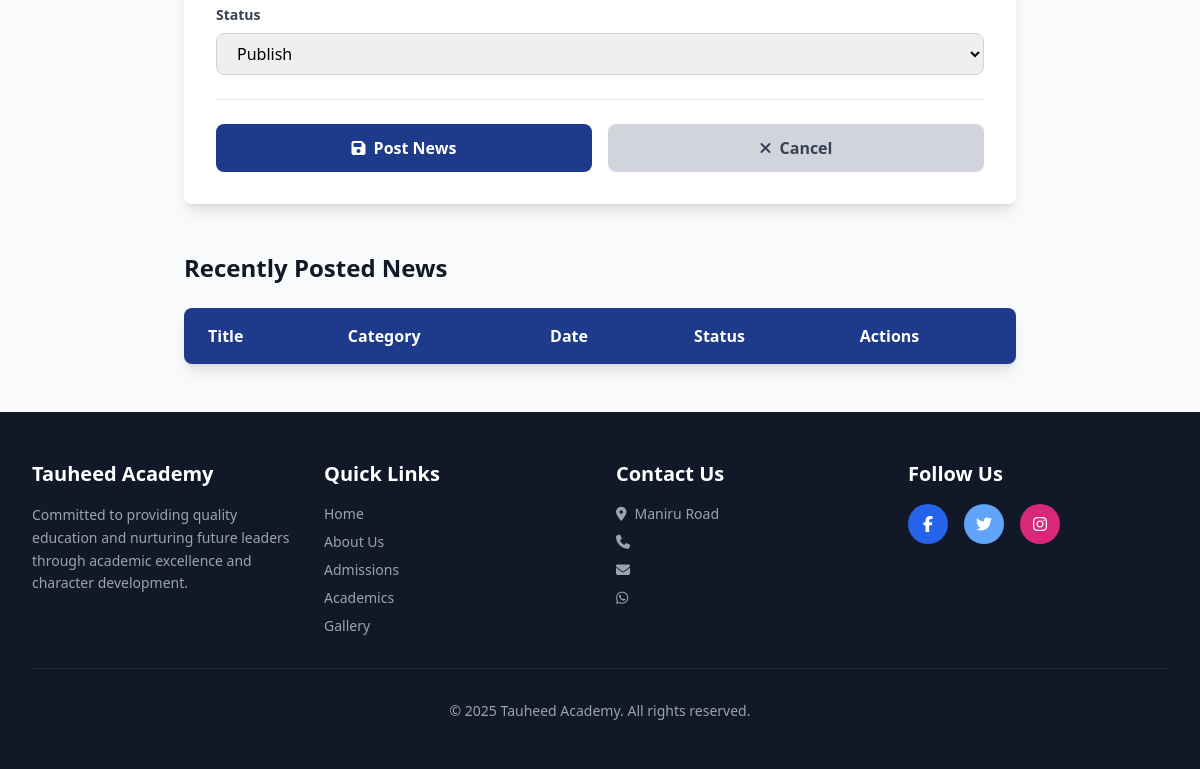
The app's page /pages/admin/news/post-news.php (lower part), older data.
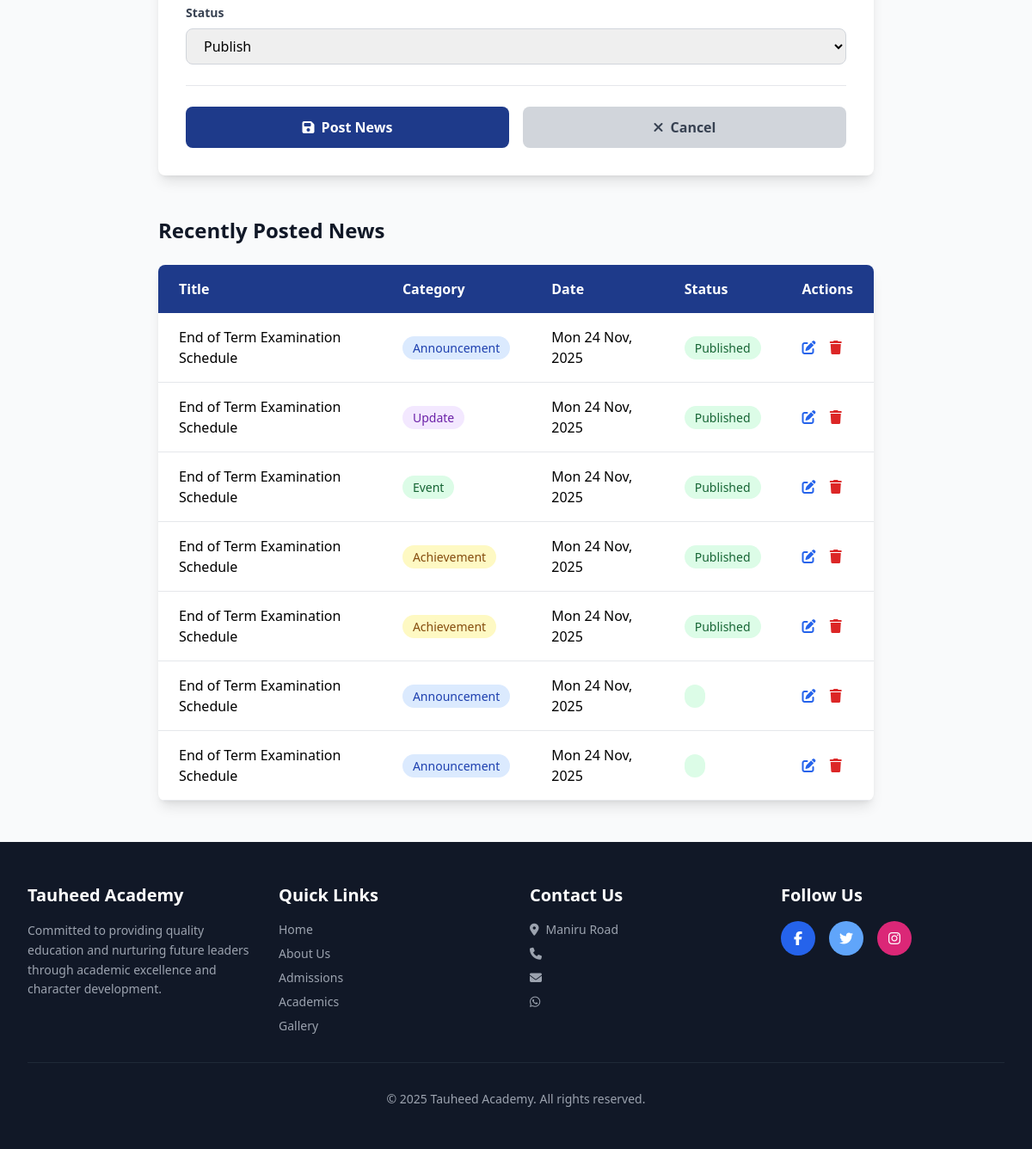
The same page, newer data.
### tables this page shows
CREATE TABLE `schools` (
  `id` int(11) NOT NULL,
  `name` varchar(150) NOT NULL,
  `motto` varchar(255) DEFAULT NULL,
  `address` varchar(255) DEFAULT NULL,
  `phone` varchar(20) DEFAULT NULL,
  `email` varchar(100) DEFAULT NULL,
  `whatsapp_number` varchar(20) DEFAULT NULL,
  `facebook` varchar(255) DEFAULT NULL,
  `twitter` varchar(255) DEFAULT NULL,
  `instagram` varchar(255) DEFAULT NULL,
  `logo_path` varchar(255) DEFAULT NULL,
  `created_at` timestamp NOT NULL DEFAULT current_timestamp(),
  `updated_at` timestamp NOT NULL DEFAULT current_timestamp() ON UPDATE current_timestamp()
);

CREATE TABLE `news` (
  `id` int(11) NOT NULL,
  `title` varchar(100) NOT NULL,
  `category` enum('announcement','event','achievement','update') DEFAULT 'announcement',
  `content` text DEFAULT NULL,
  `picture_path` varchar(255) DEFAULT NULL,
  `publication_date` timestamp NOT NULL DEFAULT current_timestamp() ON UPDATE current_timestamp(),
  `status` enum('draft','published') DEFAULT 'draft',
  `created_at` timestamp NOT NULL DEFAULT current_timestamp(),
  `updated_at` timestamp NOT NULL DEFAULT current_timestamp() ON UPDATE current_timestamp()
);

### routes/web.php (called while the page is built, shortened)
<?php
$baseUrl = BASE_URL;

### routes/functions.php (called while the page is built, shortened)
<?php
include(__DIR__ .  '/./web.php');
function route($name)
{
    global $routes;
    if (isset($routes[$name])) {
        return $routes[$name]['url'];
    }
    return '/tauheed-academy-project/';
}

### pages/admin/news/post-news.php (the view, shortened to what this page needs)
<?php
include(__DIR__ . '/../../../includes/header.php');
$stmt = $conn->prepare("SELECT * FROM news ORDER BY created_at DESC LIMIT 10");
$stmt->execute();
$result =  $stmt->get_result();
$news = $result->fetch_all(MYSQLI_ASSOC);
?>
<body class="bg-gray-50">
    <section class="py-12 bg-gray-50">
        <div class="max-w-4xl mx-auto px-4 sm:px-6 lg:px-8">
            <div class="bg-white rounded-lg shadow-lg p-8">
                <form id="newsForm" class="space-y-6" method="post">
                    <div>
                        <label for="status" class="block text-sm font-semibold text-gray-700 mb-2">Status</label>
                        <select id="status" name="status" class="w-full px-4 py-2 border border-gray-300 rounded-lg focus:outline-none focus:ring-2 focus:ring-purple-900">
                            <option value="published">Publish</option>
                        </select>
                    </div>
                    <div class="flex gap-4 pt-6 border-t">
                        <button type="submit" class="flex-1 bg-blue-900 text-white py-3 rounded-lg font-semibold hover:bg-blue-800 transition flex items-center justify-center gap-2">
                            <i class="fas fa-save"></i>Post News
                        </button>
                        <a href="school-news.html" class="flex-1 bg-gray-300 text-gray-700 py-3 rounded-lg font-semibold hover:bg-gray-400 transition flex items-center justify-center gap-2">
                            <i class="fas fa-times"></i>Cancel
                        </a>
                    </div>
                </form>
            </div>
            <div class="mt-12">
                <h2 class="text-2xl font-bold text-gray-900 mb-6">Recently Posted News</h2>
                <div class="bg-white rounded-lg shadow-lg overflow-hidden">
                    <table class="w-full">
                        <thead class="bg-blue-900 text-white">
                            <tr>
                                <th class="px-6 py-4 text-left font-semibold">Title</th>
                                <th class="px-6 py-4 text-left font-semibold">Category</th>
                                <th class="px-6 py-4 text-left font-semibold">Date</th>
                                <th class="px-6 py-4 text-left font-semibold">Status</th>
                                <th class="px-6 py-4 text-left font-semibold">Actions</th>
                            </tr>
                        </thead>
                        <tbody id="newsTable">
                            <?php foreach ($news as $story) : ?>
                                <tr class="border-b hover:bg-gray-50">
                                    <td class="px-6 py-4">End of Term Examination Schedule</td>
                                    <td class="px-6 py-4">
                                        <?php if ($story['category'] === 'event'): ?>
                                            <span class=" bg-green-100 text-green-800 px-3 py-1 rounded-full text-sm"><?= ucwords($story['category']) ?></span>
                                        <?php elseif ($story['category'] === 'achievement'): ?>
                                            <span class=" bg-yellow-100 text-yellow-800 px-3 py-1 rounded-full text-sm"><?= ucwords($story['category']) ?></span>
                                        <?php elseif ($story['category'] === 'announcement'): ?>
                                            <span class="bg-blue-100 text-blue-800 px-3 py-1 rounded-full text-sm"><?= ucwords($story['category']) ?></span>
                                        <?php elseif ($story['category'] === 'update'): ?>
                                            <span class=" bg-purple-100 text-purple-800 px-3 py-1 rounded-full text-sm"><?= ucwords($story['category']) ?></span>
                                        <?php endif ?>
                                    </td>
                                    <td class="px-6 py-4"><?= date('D d M, Y', strtotime($story['created_at'])); ?></td>
                                    <td class="px-6 py-4"><span class="bg-green-100 text-green-800 px-3 py-1 rounded-full text-sm"><?= ucwords($story['status']) ?></span></td>
                                    <td class="px-6 py-4">
                                        <button class="text-blue-600 hover:text-blue-800 mr-3"><i class="fas fa-edit"></i></button>
                                        <button class="text-red-600 hover:text-red-800"><i class="fas fa-trash"></i></button>
                                    </td>
                                </tr>
                            <?php endforeach; ?>
                        </tbody>
                    </table>
                </div>
            </div>
        </div>
    </section>
    <?php include(__DIR__ . "/../../../includes/footer.php"); ?>
</body>
</html>

### includes/header.php (shortened to what this page needs)
<?php
include(__DIR__ .  '/../routes/functions.php');
$stmt = $conn->prepare('SELECT * FROM schools ORDER BY created_at ASC LIMIT 1');
$stmt->execute();
$result = $stmt->get_result();
$school = $result->fetch_assoc();
?>
<!DOCTYPE html>
<html lang="en">
<head>
    <script src="https://cdn.tailwindcss.com"></script>
    <link rel="stylesheet" href="https://cdnjs.cloudflare.com/ajax/libs/font-awesome/6.5.1/css/all.min.css">
    <link href="https://cdn.jsdelivr.net/npm/tom-select/dist/css/tom-select.css" rel="stylesheet">
</head>

### includes/footer.php (shortened to what this page needs)
<footer class="bg-gray-900 text-white py-12">
    <div class="max-w-7xl mx-auto px-4 sm:px-6 lg:px-8">
        <div class="grid grid-cols-1 md:grid-cols-4 gap-8">
            <div>
                <h3 class="text-xl font-bold mb-4"><?= $school['name'] ?? 'Tauheed Academy' ?></h3>
                <p class="text-gray-400 text-sm leading-relaxed">
                    Committed to providing quality education and nurturing future leaders through academic excellence and character development.
                </p>
            </div>
            <div>
                <h3 class="text-xl font-bold mb-4">Quick Links</h3>
                <ul class="space-y-2 text-sm">
                    <li><a href="<?= route('home') ?>" class="text-gray-400 hover:text-white transition">Home</a></li>
                    <li><a href="pages/about.html" class="text-gray-400 hover:text-white transition">About Us</a></li>
                    <li><a href="pages/admissions.html" class="text-gray-400 hover:text-white transition">Admissions</a></li>
                    <li><a href="pages/academics.html" class="text-gray-400 hover:text-white transition">Academics</a></li>
                    <li><a href="pages/gallery.html" class="text-gray-400 hover:text-white transition">Gallery</a></li>
                </ul>
            </div>
            <div>
                <h3 class="text-xl font-bold mb-4">Contact Us</h3>
                <ul class="space-y-2 text-sm text-gray-400">
                    <li><i class="fas fa-map-marker-alt mr-2"></i><?= $school['address'] ?? '' ?></li>
                    <li><i class="fas fa-phone mr-2"></i><?= $school['phone'] ?? '' ?></li>
                    <li><i class="fas fa-envelope mr-2"></i><?= $school['email'] ?? '' ?></li>
                    <li><i class="fab fa-whatsapp mr-2"></i><?= $school['whatsapp_number'] ?? '' ?></li>
                </ul>
            </div>
            <div>
                <h3 class="text-xl font-bold mb-4">Follow Us</h3>
                <div class="flex gap-4">
                    <a href="<?= $school['facebook'] ?? '#' ?>" class="bg-blue-600 hover:bg-blue-700 w-10 h-10 rounded-full flex items-center justify-center transition">
                        <i class="fab fa-facebook-f"></i>
                    </a>
                    <a href="<?= $school['twitter'] ?? '#' ?>" class="bg-blue-400 hover:bg-blue-500 w-10 h-10 rounded-full flex items-center justify-center transition">
                        <i class="fab fa-twitter"></i>
                    </a>
                    <a href="<?= $school['instagram'] ?? '#' ?>" class="bg-pink-600 hover:bg-pink-700 w-10 h-10 rounded-full flex items-center justify-center transition">
                        <i class="fab fa-instagram"></i>
                    </a>
                </div>
            </div>
        </div>
        <div class="border-t border-gray-800 mt-8 pt-8 text-center text-gray-400 text-sm">
            <p>&copy; 2025 <?= $school['name'] ?? 'Tauheed Academy' ?>. All rights reserved.</p>
        </div>
    </div>
</footer>

Row changes from the older to the newer data that the page shows:
added news: category "Announcement", created_at "Mon 24 Nov, 2025", status "Published"
added news: category "Update", created_at "Mon 24 Nov, 2025", status "Published"
added news: category "Event", created_at "Mon 24 Nov, 2025", status "Published"
added news: category "Achievement", created_at "Mon 24 Nov, 2025", status "Published"
added news: category "Achievement", created_at "Mon 24 Nov, 2025", status "Published"
added news: category "Announcement", created_at "Mon 24 Nov, 2025"
added news: category "Announcement", created_at "Mon 24 Nov, 2025"
